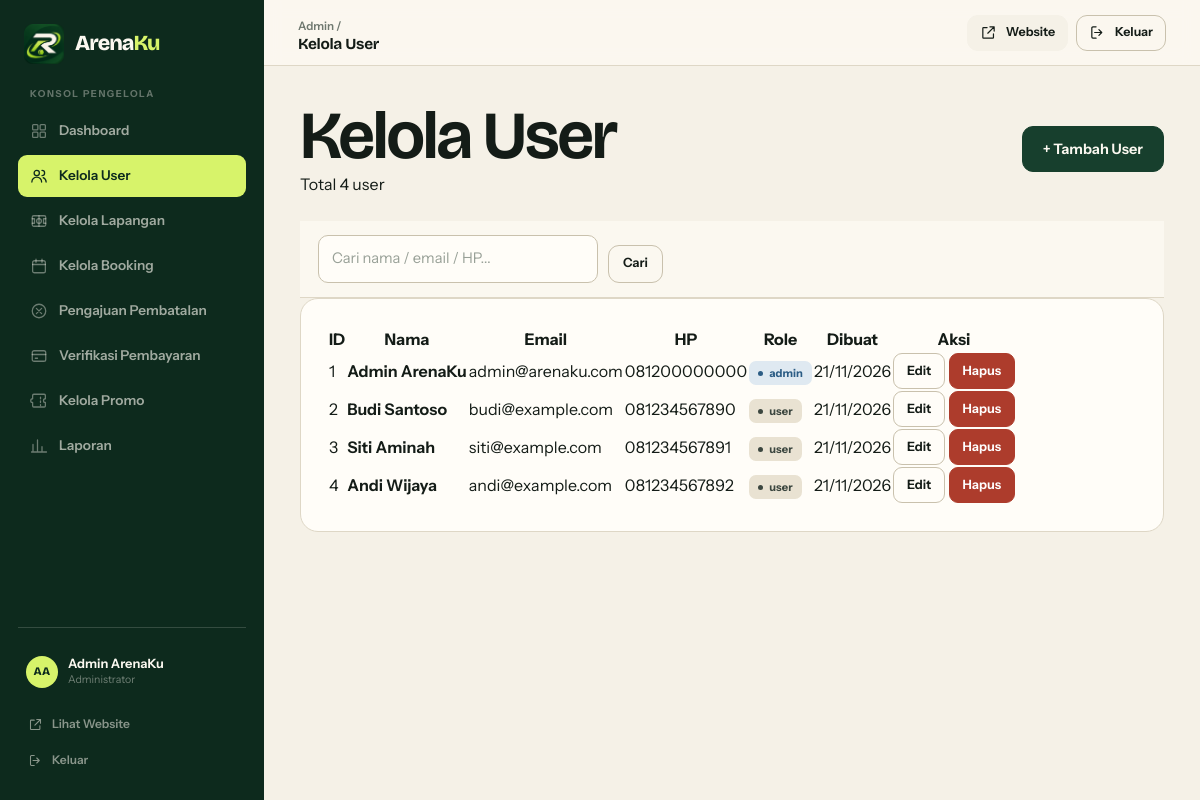
Page /admin/kelola_user.php (signed in) on the committed database.
### tables this page shows
CREATE TABLE IF NOT EXISTS users (
    id INT AUTO_INCREMENT PRIMARY KEY,
    name VARCHAR(100) NOT NULL,
    email VARCHAR(100) NOT NULL,
    phone VARCHAR(20) NOT NULL,
    password VARCHAR(255) NOT NULL,
    role ENUM('user', 'admin') NOT NULL DEFAULT 'user',
    created_at TIMESTAMP DEFAULT CURRENT_TIMESTAMP,
    UNIQUE KEY uniq_email (email)
);

### includes/functions.php (called while the page is built, shortened)
<?php
function clean($text) {
    return htmlspecialchars($text, ENT_QUOTES, 'UTF-8');
}

### admin/kelola_user.php (the view, shortened to what this page needs)
<?php
require_once '../config/koneksi.php';
require_once '../includes/functions.php';
$cari = isset($_GET['cari']) ? trim($_GET['cari']) : '';
$perHalaman = 10;
$halaman = isset($_GET['hal']) ? max(1, (int) $_GET['hal']) : 1;
$offset = ($halaman - 1) * $perHalaman;
$where = '';
$params = [];
$stmtCount = $koneksi->prepare("SELECT COUNT(*) FROM users $where");
$stmtCount->execute($params);
$totalData = $stmtCount->fetchColumn();
$stmtList = $koneksi->prepare(
    "SELECT * FROM users $where ORDER BY created_at DESC LIMIT $perHalaman OFFSET $offset"
);
$stmtList->execute($params);
$users = $stmtList->fetchAll();
require_once '../includes/admin_header.php';
?>
<div style="display:flex; justify-content:space-between; align-items:center; flex-wrap:wrap; gap:12px;">
    <div>
        <h1 style="margin:0;">Kelola User</h1>
        <p style="color:var(--color-text-light);">Total <?= number_format($totalData) ?> user</p>
    </div>
    <a href="kelola_user.php?tambah=1" class="btn btn-primary">+ Tambah User</a>
</div>
<form method="GET" action="kelola_user.php" class="admin-toolbar" style="margin-top:24px;">
    <div class="field form-group" style="margin:0;">
        <input type="text" name="cari" placeholder="Cari nama / email / HP..." value="<?= clean($cari) ?>" style="width:280px;">
    </div>
    <button type="submit" class="btn btn-outline">Cari</button>
</form>
<div class="card">
    <div class="card-body" style="overflow-x:auto;">
        <table class="admin-table">
            <thead>
                <tr>
                    <th>ID</th>
                    <th>Nama</th>
                    <th>Email</th>
                    <th>HP</th>
                    <th>Role</th>
                    <th>Dibuat</th>
                    <th>Aksi</th>
                </tr>
            </thead>
            <tbody>
                <?php if (empty($users)): ?>
                    <tr><td colspan="7" style="text-align:center; color:var(--color-text-light);">Belum ada user.</td></tr>
                <?php else: ?>
                    <?php foreach ($users as $u): ?>
                        <tr>
                            <td><?= (int) $u['id'] ?></td>
                            <td><strong><?= clean($u['name']) ?></strong></td>
                            <td><?= clean($u['email']) ?></td>
                            <td><?= clean($u['phone']) ?></td>
                            <td><span class="badge <?= $u['role'] === 'admin' ? 'badge-info' : 'badge-neutral' ?>"><?= clean($u['role']) ?></span></td>
                            <td><?= date('d/m/Y', strtotime($u['created_at'])) ?></td>
                            <td>
                                <div class="admin-actions">
                                    <a href="kelola_user.php?edit=<?= (int) $u['id'] ?>" class="btn btn-outline btn-sm">Edit</a>
                                    <form method="POST" action="kelola_user.php" onsubmit="return confirm('Hapus user ini?');" style="display:inline;">
                                        <button type="submit" class="btn btn-danger btn-sm">Hapus</button>
                                    </form>
                                </div>
                            </td>
                        </tr>
                    <?php endforeach; ?>
                <?php endif; ?>
            </tbody>
        </table>
    </div>
</div>
<?php require_once '../includes/admin_footer.php'; ?>

### assets/css/style.css (style rules this page uses)
:root { --ink: #141c17; --ink-soft: #3b463f; --muted: #6f786f; --muted-light: #98a097; --paper: #f5f1e7; --paper-2: #fbf8f0; --white: #fffdf8; --sand: #e9e2d2; --forest: #173f2d; --forest-deep: #0d2a1d; --forest-mid: #22543c; --forest-soft: #e3ebdf; --lime: #d7f36a; --lime-strong: #c6ea41; --lime-soft: #eff9c9; --clay: #c15634; --clay-deep: #9b3f24; --clay-soft: #f8e3d8; --line: #ded7c6; --line-strong: #c9c1ad; --line-dark: rgba(255, 253, 248, 0.16); --success: #1c734b; --success-soft: #dfeee4; --warning: #9b5a13; --warning-soft: #f7ead3; --danger: #ad3c2c; --danger-soft: #f7e0da; --info: #2c5d85; --info-soft: #dfe9f1; --radius-xs: 6px; --radius-sm: 10px; --radius-md: 14px; --radius-lg: 18px; --radius-xl: 24px; --radius-full: 999px; --shadow-xs: 0 1px 2px rgba(20, 28, 23, 0.04); --shadow-sm: 0 6px 18px rgba(20, 28, 23, 0.06); --shadow-md: 0 16px 40px rgba(20, 28, 23, 0.09); --shadow-lg: 0 28px 70px rgba(13, 42, 29, 0.16); --font-display: 'Bricolage Grotesque', 'Trebuchet MS', 'Segoe UI', sans-serif; --font-body: 'Instrument Sans', 'Segoe UI', system-ui, -apple-system, sans-serif; --container: 1200px; --nav-height: 74px; --ease: cubic-bezier(0.2, 0.7, 0.2, 1); }
*, *::before, *::after { box-sizing: border-box; margin: 0; padding: 0; }
html { scroll-behavior: smooth; -webkit-text-size-adjust: 100%; }
body { min-height: 100vh; background: var(--paper); color: var(--ink); font-family: var(--font-body); font-size: 16px; line-height: 1.55; -webkit-font-smoothing: antialiased; text-rendering: optimizeLegibility; }
button, input, select, textarea { font: inherit; color: inherit; }
button { cursor: pointer; }
a { color: inherit; text-decoration: none; }
h1, h2, h3, h4, h5 { font-family: var(--font-display); font-weight: 650; line-height: 1.04; letter-spacing: -0.035em; color: var(--ink); text-wrap: balance; }
h1 { font-size: clamp(2.5rem, 5.6vw, 4.6rem); }
p { color: var(--ink-soft); }
strong { font-weight: 650; }
.btn { display: inline-flex; align-items: center; justify-content: center; gap: 9px; min-height: 46px; padding: 11px 20px; border: 1px solid transparent; border-radius: 11px; background: transparent; color: var(--ink); font-family: var(--font-body); font-size: 0.9rem; font-weight: 650; line-height: 1.15; text-align: center; white-space: nowrap; cursor: pointer; transition: background 0.18s var(--ease), color 0.18s var(--ease), border-color 0.18s var(--ease), transform 0.18s var(--ease), box-shadow 0.18s var(--ease); }
.btn-primary { background: var(--forest); border-color: var(--forest); color: var(--paper-2); }
.btn-outline { background: transparent; border-color: var(--line-strong); color: var(--ink); }
.btn-danger { background: var(--danger); border-color: var(--danger); color: #fff; }
.btn-sm { min-height: 36px; padding: 7px 13px; font-size: 0.8rem; border-radius: 9px; gap: 7px; }
.form-group { margin-bottom: 18px; }
.form-input, .form-select, .form-textarea, .field input, .field select, .field textarea { width: 100%; min-height: 48px; padding: 11px 13px; border: 1px solid var(--line-strong); border-radius: 10px; background: var(--white); color: var(--ink); font-family: var(--font-body); font-size: 0.92rem; line-height: 1.4; transition: border-color 0.18s var(--ease), box-shadow 0.18s var(--ease), background 0.18s var(--ease); }
.form-input::placeholder, .form-textarea::placeholder, .field input::placeholder, .field textarea::placeholder { color: var(--muted-light); }
.field { margin-bottom: 16px; }
.badge { display: inline-flex; align-items: center; gap: 6px; padding: 5px 9px; border-radius: 7px; background: var(--sand); color: var(--ink-soft); font-size: 0.69rem; font-weight: 700; letter-spacing: 0.01em; line-height: 1.3; white-space: nowrap; }
.badge::before { content: ''; width: 5px; height: 5px; border-radius: 50%; background: currentColor; flex: 0 0 auto; }
.badge-info { background: var(--info-soft); color: var(--info); }
.badge-neutral { background: var(--sand); color: var(--ink-soft); }
.card { background: var(--white); border: 1px solid var(--line); border-radius: var(--radius-lg); }
.card-body { padding: clamp(18px, 2.6vw, 26px); }

### assets/css/admin.css (style rules this page uses)
.admin-body { background: var(--paper); }
.admin-toolbar { display: flex; align-items: flex-end; gap: 10px; flex-wrap: wrap; padding: 14px 18px; background: var(--paper-2); border-bottom: 1px solid var(--line); }
.admin-toolbar .field { margin: 0; min-width: 140px; }
.admin-toolbar .btn { min-height: 38px; padding: 7px 14px; font-size: 0.8rem; }

### rows in the picture
users: id "1", name "Admin ArenaKu", email "admin@arenaku.com", phone "081200000000", role "admin", created_at "21/11/2026"
users: id "2", name "Budi Santoso", email "budi@example.com", phone "081234567890", role "user", created_at "21/11/2026"
users: id "3", name "Siti Aminah", email "siti@example.com", phone "081234567891", role "user", created_at "21/11/2026"
users: id "4", name "Andi Wijaya", email "andi@example.com", phone "081234567892", role "user", created_at "21/11/2026"

### other values in the picture
$item[1] "Dashboard"
$item[1] "Kelola User"
$item[1] "Kelola Lapangan"
$item[1] "Kelola Booking"
$item[1] "Pengajuan Pembatalan"
$item[1] "Verifikasi Pembayaran"
$item[1] "Kelola Promo"
$item[1] "Laporan"
getInitials($_SESSION['name'] ?? 'Admin') "AA"
$_SESSION['name'] "Admin ArenaKu"
$adminTitle "Kelola User"
$totalData "4"
